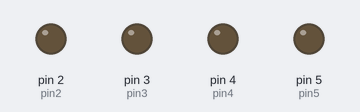
Bench run of a sketch on a simulated Arduino Uno, built with avr-gcc and run on an emulated ATmega328P. Shown: output pins drawn as LEDs (lit = HIGH).

Above: at 0.2 s.
At 1.2 s:
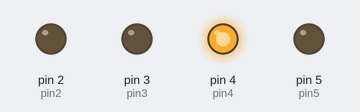
At 2.2 s:
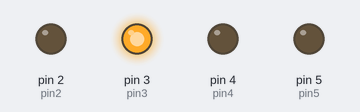
At 4.7 s:
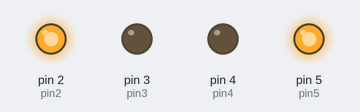
At 7.2 s:
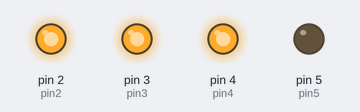
At 9.7 s:
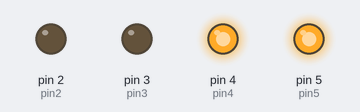
Timing chart, 0 to 10.4 s (numbered marks = the images above):
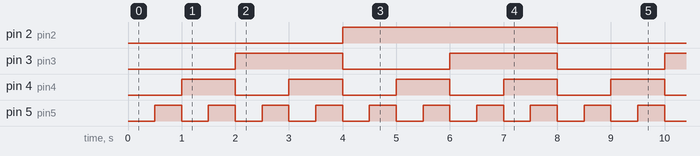

The sketch:

LED_binary_converter.ino
```cpp
int pin2=2;
int pin3=3;
int pin4=4;
int pin5=5;
int Lwait=500;


void setup() {
  // put your setup code here, to run once:
pinMode(pin2,OUTPUT);
pinMode(pin3,OUTPUT);
pinMode(pin4,OUTPUT);
pinMode(pin5,OUTPUT);
}

void loop() {
  // put your main code here, to run repeatedly:
//1
digitalWrite(pin2,LOW);
digitalWrite(pin3,LOW);
digitalWrite(pin4,LOW);
digitalWrite(pin5,LOW);
delay(Lwait);

//2
digitalWrite(pin2,LOW);
digitalWrite(pin3,LOW);
digitalWrite(pin4,LOW);
digitalWrite(pin5,HIGH);
delay(Lwait);

//3
digitalWrite(pin2,LOW);
digitalWrite(pin3,LOW);
digitalWrite(pin4,HIGH);
digitalWrite(pin5,LOW);
delay(Lwait);

//4
digitalWrite(pin2,LOW);
digitalWrite(pin3,LOW);
digitalWrite(pin4,HIGH);
digitalWrite(pin5,HIGH);
delay(Lwait);

//5
digitalWrite(pin2,LOW);
digitalWrite(pin3,HIGH);
digitalWrite(pin4,LOW);
digitalWrite(pin5,LOW);
delay(Lwait);

//6
digitalWrite(pin2,LOW);
digitalWrite(pin3,HIGH);
digitalWrite(pin4,LOW);
digitalWrite(pin5,HIGH);
delay(Lwait);

//7
digitalWrite(pin2,LOW);
digitalWrite(pin3,HIGH);
digitalWrite(pin4,HIGH);
digitalWrite(pin5,LOW);
delay(Lwait);

//8
digitalWrite(pin2,LOW);
digitalWrite(pin3,HIGH);
digitalWrite(pin4,HIGH);
digitalWrite(pin5,HIGH);
delay(Lwait);

//9
digitalWrite(pin2,HIGH);
digitalWrite(pin3,LOW);
digitalWrite(pin4,LOW);
digitalWrite(pin5,LOW);
delay(Lwait);

//10
digitalWrite(pin2,HIGH);
digitalWrite(pin3,LOW);
digitalWrite(pin4,LOW);
digitalWrite(pin5,HIGH);
delay(Lwait);

//11
digitalWrite(pin2,HIGH);
digitalWrite(pin3,LOW);
digitalWrite(pin4,HIGH);
digitalWrite(pin5,LOW);
delay(Lwait);

//12
digitalWrite(pin2,HIGH);
digitalWrite(pin3,LOW);
digitalWrite(pin4,HIGH);
digitalWrite(pin5,HIGH);
delay(Lwait);

//13
digitalWrite(pin2,HIGH);
digitalWrite(pin3,HIGH);
digitalWrite(pin4,LOW);
digitalWrite(pin5,LOW);
delay(Lwait);

//14
digitalWrite(pin2,HIGH);
digitalWrite(pin3,HIGH);
digitalWrite(pin4,LOW);
digitalWrite(pin5,HIGH);
delay(Lwait);

//15
digitalWrite(pin2,HIGH);
digitalWrite(pin3,HIGH);
digitalWrite(pin4,HIGH);
digitalWrite(pin5,LOW);
delay(Lwait);

//16
digitalWrite(pin2,HIGH);
digitalWrite(pin3,HIGH);
digitalWrite(pin4,HIGH);
digitalWrite(pin5,HIGH);
delay(Lwait);

}
```

Measured:
- by itself, pin 2 (pin2): alternates HIGH for 4.0 s and LOW for 4.0 s
- by itself, pin 3 (pin3): alternates HIGH for 2.0 s and LOW for 2.0 s
- by itself, pin 4 (pin4): alternates HIGH for 1.0 s and LOW for 1.0 s
- by itself, pin 5 (pin5): alternates HIGH for 0.50 s and LOW for 0.50 s
